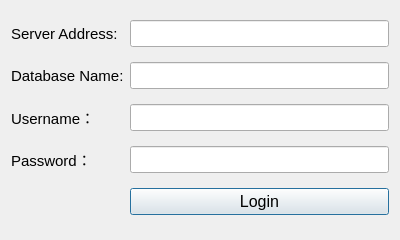
<?xml version="1.0" encoding="UTF-8"?>
<ui version="4.0">
 <class>LoginDialog</class>
 <widget class="QDialog" name="LoginDialog">
  <property name="geometry">
   <rect>
    <x>0</x>
    <y>0</y>
    <width>400</width>
    <height>240</height>
   </rect>
  </property>
  <property name="sizePolicy">
   <sizepolicy hsizetype="Fixed" vsizetype="Fixed">
    <horstretch>0</horstretch>
    <verstretch>0</verstretch>
   </sizepolicy>
  </property>
  <property name="maximumSize">
   <size>
    <width>400</width>
    <height>240</height>
   </size>
  </property>
  <property name="windowTitle">
   <string>登录数据库</string>
  </property>
  <layout class="QGridLayout" name="gridLayout">
   <item row="0" column="0">
    <widget class="QLabel" name="label_1">
     <property name="font">
      <font>
       <family>Arial</family>
       <pointsize>11</pointsize>
      </font>
     </property>
     <property name="text">
      <string>Server Address:</string>
     </property>
    </widget>
   </item>
   <item row="0" column="1">
    <widget class="QLineEdit" name="ipaddr">
     <property name="font">
      <font>
       <family>Arial</family>
       <pointsize>12</pointsize>
      </font>
     </property>
    </widget>
   </item>
   <item row="1" column="0">
    <widget class="QLabel" name="label_2">
     <property name="font">
      <font>
       <family>Arial</family>
       <pointsize>11</pointsize>
      </font>
     </property>
     <property name="text">
      <string>Database Name:</string>
     </property>
    </widget>
   </item>
   <item row="1" column="1">
    <widget class="QLineEdit" name="database">
     <property name="font">
      <font>
       <family>Arial</family>
       <pointsize>12</pointsize>
      </font>
     </property>
    </widget>
   </item>
   <item row="2" column="0">
    <widget class="QLabel" name="label_3">
     <property name="font">
      <font>
       <family>Arial</family>
       <pointsize>11</pointsize>
      </font>
     </property>
     <property name="text">
      <string>Username：</string>
     </property>
    </widget>
   </item>
   <item row="2" column="1">
    <widget class="QLineEdit" name="username">
     <property name="font">
      <font>
       <family>Arial</family>
       <pointsize>12</pointsize>
      </font>
     </property>
    </widget>
   </item>
   <item row="3" column="0">
    <widget class="QLabel" name="label_4">
     <property name="font">
      <font>
       <family>Arial</family>
       <pointsize>11</pointsize>
      </font>
     </property>
     <property name="text">
      <string>Password：</string>
     </property>
    </widget>
   </item>
   <item row="3" column="1">
    <widget class="QLineEdit" name="password">
     <property name="font">
      <font>
       <family>Arial</family>
       <pointsize>12</pointsize>
      </font>
     </property>
     <property name="echoMode">
      <enum>QLineEdit::Password</enum>
     </property>
    </widget>
   </item>
   <item row="4" column="1">
    <widget class="QPushButton" name="LoginBtn">
     <property name="font">
      <font>
       <family>Arial</family>
       <pointsize>12</pointsize>
       <weight>50</weight>
       <bold>false</bold>
      </font>
     </property>
     <property name="autoFillBackground">
      <bool>true</bool>
     </property>
     <property name="text">
      <string>Login</string>
     </property>
    </widget>
   </item>
  </layout>
 </widget>
 <resources/>
 <connections/>
</ui>
